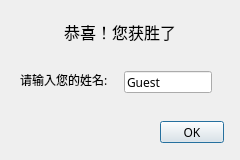
<?xml version="1.0" encoding="UTF-8"?>
<ui version="4.0">
 <class>SuccessDialog</class>
 <widget class="QDialog" name="SuccessDialog">
  <property name="geometry">
   <rect>
    <x>0</x>
    <y>0</y>
    <width>240</width>
    <height>160</height>
   </rect>
  </property>
  <property name="minimumSize">
   <size>
    <width>240</width>
    <height>160</height>
   </size>
  </property>
  <property name="maximumSize">
   <size>
    <width>240</width>
    <height>160</height>
   </size>
  </property>
  <property name="font">
   <font>
    <family>微软雅黑</family>
   </font>
  </property>
  <property name="windowTitle">
   <string>获胜 Mine Sweeper</string>
  </property>
  <widget class="QLabel" name="pTitleLabel">
   <property name="geometry">
    <rect>
     <x>0</x>
     <y>16</y>
     <width>240</width>
     <height>32</height>
    </rect>
   </property>
   <property name="font">
    <font>
     <family>微软雅黑</family>
     <pointsize>12</pointsize>
     <bold>false</bold>
    </font>
   </property>
   <property name="text">
    <string>恭喜！您获胜了</string>
   </property>
   <property name="alignment">
    <set>Qt::AlignCenter</set>
   </property>
  </widget>
  <widget class="QLabel" name="pNameLabel">
   <property name="geometry">
    <rect>
     <x>20</x>
     <y>72</y>
     <width>96</width>
     <height>16</height>
    </rect>
   </property>
   <property name="font">
    <font>
     <family>微软雅黑</family>
     <pointsize>9</pointsize>
    </font>
   </property>
   <property name="text">
    <string>请输入您的姓名:</string>
   </property>
  </widget>
  <widget class="QLineEdit" name="pNameLineEdit">
   <property name="geometry">
    <rect>
     <x>124</x>
     <y>71</y>
     <width>88</width>
     <height>22</height>
    </rect>
   </property>
   <property name="text">
    <string>Guest</string>
   </property>
   <property name="maxLength">
    <number>10</number>
   </property>
  </widget>
  <widget class="QPushButton" name="pDoneButton">
   <property name="geometry">
    <rect>
     <x>160</x>
     <y>121</y>
     <width>64</width>
     <height>22</height>
    </rect>
   </property>
   <property name="text">
    <string>OK</string>
   </property>
  </widget>
 </widget>
 <resources/>
 <connections/>
</ui>
